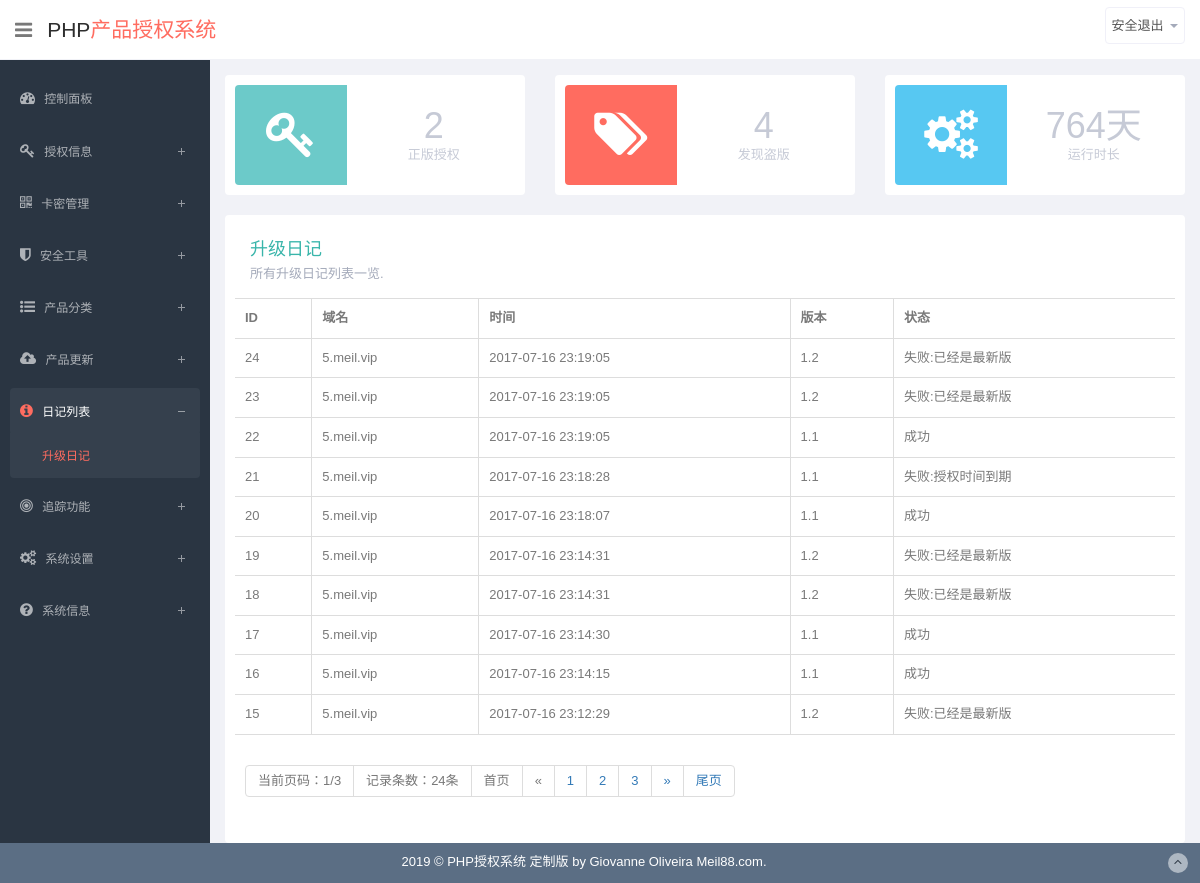
The app's page /center/log.php (signed in) with its own data.
### tables this page shows
CREATE TABLE IF NOT EXISTS `site` (
  `id` int(10) unsigned NOT NULL,
  `title` varchar(255) NOT NULL,
  `yxtime` varchar(255) NOT NULL,
  `copyright` varchar(255) NOT NULL,
  `site_name` varchar(255) NOT NULL,
  `route` varchar(255) NOT NULL
);

CREATE TABLE IF NOT EXISTS `log` (
  `id` int(10) unsigned NOT NULL,
  `domain` varchar(255) NOT NULL,
  `time` varchar(255) NOT NULL,
  `version` varchar(255) NOT NULL,
  `status` varchar(255) NOT NULL
);

### data/weby.php (called while the page is built, shortened)
<?php
	$sql = "SELECT * FROM site";
	$result=mysql_query($sql);
	if($result&&mysql_num_rows($result)){
	   while ($row=mysql_fetch_assoc($result)) {
			  $yxtime = $row['yxtime'];
			  $copyright = $row['copyright'];
			  $route = $row['route'];
	   }
	}
?>

### center/farmwork.php (called while the page is built, shortened)
<?php
	include '../data/weby.php';

### center/log.php (the view, shortened to what this page needs)
<?php
    include 'farmwork.php';
?>
<?php include 'header.php';?>
<?php include 'list.php';?>
    <section id="main-content">
        <section class="wrapper">
<?php include 'overview.php';?>
            <div class="row">
                <div class="col-lg-12">
                    <section class="panel">
                        <div class="panel-body progress-panel">
                            <div class="task-progress">
                                <h1>升级日记</h1>
                                <p>所有升级日记列表一览.</p>
                            </div>
                        </div>
						<div class="table-responsive">
                        <table  class="display table table-bordered table-striped" id="dynamic-table">
                            <thead>
                            <tr>
                                <th>ID</th>
                                <th>域名</th>
                                <th>时间</th>
                                <th>版本</th>
                                <th>状态</th>
                            </tr>
                            </thead>
                            <tbody>
									<?php
 $page = $_GET["page"];
 if($page == ""){
     $page = 1;
     }
 $page_size = 10;
 $_pageNum = 10;
 $query = "select count(*) as total from log";
 $result = mysql_query($query);
 $rownum = mysql_fetch_row($result);
 $message_count = $rownum[0];
 $page_count = ceil($message_count / $page_size);
 $offset = ($page-1) * $page_size;
 $pages = $page_count;
 $_start = $page - floor($_pageNum / 2);
 $_start = $_start < 1 ? 1 : $_start;
 $_end = $page + floor($_pageNum / 2);
 $_end = $_end > $pages? $pages : $_end;
 ?>
 									<?php
										$sql="select * from log ORDER BY `id` DESC  limit $offset,$page_size";
										$result=mysql_query($sql);
										if($result&&mysql_num_rows($result)){
											while ($row=mysql_fetch_assoc($result)) {
											echo "<tr class='gradeX'>";
											echo "<td >".$row['id']."</td>";
											echo "<td >".$row['domain']."</td>";
											echo "<td >".date("Y-m-d H:i:s",$row['time'])."</td>";
											echo "<td >".$row['version']."</td>";
											echo "<td >".base64_decode($row['status'])."</td>";
											echo "</tr>";
											}
										}
									?>
                        </table>
						</div>
						<table  class="display table table-bordered table-striped" id="dynamic-table">
						<tfoot>
							<tr>
							<td ><ul class="pagination"><li class="disabled"><a>当前页码：<?php echo $page;?>/<?php echo $page_count;?></a></li><li class="disabled"><a>记录条数：<?php echo $message_count;?>条</a></li>
							<?php
if($page != 1){
     echo "<li ><a href=?page=1>首页</a></li>";
     echo "<li ><a href=?page=" . ($page-1) . ">&laquo;</a></li>";
     } else {
echo '<li class="disabled"><a>首页</a></li>';
echo '<li class="disabled"><a>&laquo;</a></li>';
}
for ($i = $_start; $i <= $_end; $i++){
     if($i == $page){
         $_pageHtml .= '<li ><a>' . $i . '</a></li>';
         }else{
         $_pageHtml .= '<li ><a href="' . $url . '?page=' . $i . '">' . $i . '</a></li>';
         }
     }
echo $_pageHtml;
if($page < $page_count){
     echo "<li ><a href=?page=" . ($page + 1) . ">&raquo;</a></li>";
     echo "<li ><a href=?page=" . $page_count . ">尾页</a></li>";
     } else {
echo '<li class="disabled"><a>&raquo;</a></li>';
echo '<li class="disabled"><a>尾页</a></li>';
}
echo'</ul></td>';
?>
							</tr>
							</tfoot>
							</table>
                    </section>
                </div>
        </section>
    </section>
<?php include 'footer.php';?>

### center/overview.php (shortened to what this page needs)
<?php
function Sec2Time($time){
 if(is_numeric($time)){
  $value = array(
    "years" => 0, "days" => 0, "hours" => 0,
    "minutes" => 0, "seconds" => 0,
  );
  if($time >= 86400){
   $value["days"] = floor($time/86400);
   $time = ($time%86400);
  }
  $value["seconds"] = floor($time);
  return (array) $value;
 }else{
  return (bool) FALSE;
 }
}
$site_create_time = strtotime($yxtime);
$time = time() - $site_create_time;
$uptime = Sec2Time($time);
 $query = "select count(*) as total from authorize";
 $result = mysql_query($query);
 $rownum = mysql_fetch_row($result);
 $sites = $rownum[0];
 $query = "select count(*) as total from daoban";
 $result = mysql_query($query);
 $rownum = mysql_fetch_row($result);
 $blocks = $rownum[0];
?>
            <div class="row state-overview">
        <div class="col-lg-4 col-sm-6">
        <section class="panel">
            <div class="symbol terques">
                <i class="fa fa-key"></i>
            </div>
            <div class="value">
                <h1>
                    <?=$sites?>                </h1>
                <p>正版授权</p>
            </div>
        </section>
    </div>
    <div class="col-lg-4 col-sm-6">
        <section class="panel">
            <div class="symbol red">
                <i class="fa fa-tags"></i>
            </div>
            <div class="value">
                <h1>
                    <?=$blocks?>                </h1>
                <p>发现盗版</p>
            </div>
        </section>
    </div>
    <div class="col-lg-4 col-sm-6">
        <section class="panel">
            <div class="symbol blue">
                <i class="fa fa-cogs"></i>
            </div>
            <div class="value">
                <h1>
                    <?php echo $uptime['days']; ?>天                </h1>
                <p>运行时长</p>
            </div>
        </section>
    </div>
</div>

### center/footer.php (shortened to what this page needs)
    <footer class="site-footer navbar-fixed-bottom">
    <div class="text-center">
        <?php echo $showtime=date("Y");?> &copy; <?php echo $copyright?>
        <a href="#" class="go-top">
            <i class="fa fa-angle-up"></i>
        </a>
    </div>
</footer>
</section>
<link href="<?php echo $route?>toastr-master/toastr.css" rel="stylesheet" type="text/css" />
</body>
</html>

### records on screen
site: yxtime "764", copyright "PHP授权系统 定制版 by Giovanne Oliveira Meil88.com."
log: id "24", domain "5.meil.vip", time "2017-07-16 23:19:05", version "1.2", status "失败:已经是最新版"
log: id "23", domain "5.meil.vip", time "2017-07-16 23:19:05", version "1.2", status "失败:已经是最新版"
log: id "22", domain "5.meil.vip", time "2017-07-16 23:19:05", version "1.1", status "成功"
log: id "21", domain "5.meil.vip", time "2017-07-16 23:18:28", version "1.1", status "失败:授权时间到期"
log: id "20", domain "5.meil.vip", time "2017-07-16 23:18:07", version "1.1", status "成功"
log: id "19", domain "5.meil.vip", time "2017-07-16 23:14:31", version "1.2", status "失败:已经是最新版"
log: id "18", domain "5.meil.vip", time "2017-07-16 23:14:31", version "1.2", status "失败:已经是最新版"
log: id "17", domain "5.meil.vip", time "2017-07-16 23:14:30", version "1.1", status "成功"
log: id "16", domain "5.meil.vip", time "2017-07-16 23:14:15", version "1.1", status "成功"
log: id "15", domain "5.meil.vip", time "2017-07-16 23:12:29", version "1.2", status "失败:已经是最新版"

### other values on screen
$sites "2"
$blocks "4"
$page "1"
$page_count "3"
$message_count "24"
